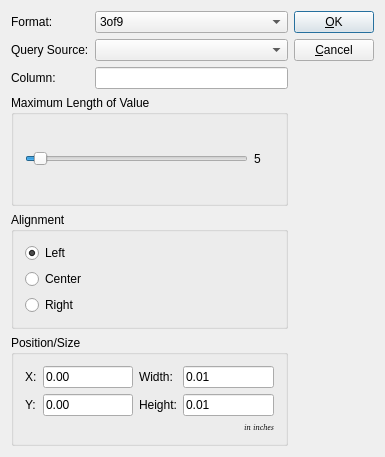
<ui version="4.0" >
 <author></author>
 <comment> * OpenRPT report writer and rendering engine
 * Copyright (C) 2001-2007 by OpenMFG, LLC
 *
 * This library is free software; you can redistribute it and/or
 * modify it under the terms of the GNU Lesser General Public
 * License as published by the Free Software Foundation; either
 * version 2.1 of the License, or (at your option) any later version.
 *
 * This library is distributed in the hope that it will be useful,
 * but WITHOUT ANY WARRANTY; without even the implied warranty of
 * MERCHANTABILITY or FITNESS FOR A PARTICULAR PURPOSE. See the GNU
 * Lesser General Public License for more details.
 *
 * You should have received a copy of the GNU Lesser General Public
 * License along with this library; if not, write to the Free Software
 * Foundation, Inc., 59 Temple Place, Suite 330, Boston, MA 02111-1307 USA
 * Please contact info@openmfg.com with any questions on this license.</comment>
 <exportmacro></exportmacro>
 <class>BarcodeEditor</class>
 <widget class="QDialog" name="BarcodeEditor" >
  <property name="geometry" >
   <rect>
    <x>0</x>
    <y>0</y>
    <width>385</width>
    <height>457</height>
   </rect>
  </property>
  <property name="sizePolicy" >
   <sizepolicy>
    <hsizetype>5</hsizetype>
    <vsizetype>5</vsizetype>
    <horstretch>0</horstretch>
    <verstretch>0</verstretch>
   </sizepolicy>
  </property>
  <property name="windowTitle" >
   <string>Bar Code Properties</string>
  </property>
  <layout class="QHBoxLayout" >
   <property name="margin" >
    <number>11</number>
   </property>
   <property name="spacing" >
    <number>6</number>
   </property>
   <item>
    <layout class="QVBoxLayout" >
     <property name="margin" >
      <number>0</number>
     </property>
     <property name="spacing" >
      <number>6</number>
     </property>
     <item>
      <layout class="QGridLayout" >
       <property name="margin" >
        <number>0</number>
       </property>
       <property name="spacing" >
        <number>6</number>
       </property>
       <item row="0" column="0" >
        <widget class="QLabel" name="TextLabel1_3_2" >
         <property name="frameShape" >
          <enum>QFrame::NoFrame</enum>
         </property>
         <property name="frameShadow" >
          <enum>QFrame::Plain</enum>
         </property>
         <property name="text" >
          <string>Format:</string>
         </property>
        </widget>
       </item>
       <item row="2" column="1" >
        <widget class="QLineEdit" name="tbColumn" />
       </item>
       <item row="2" column="0" >
        <widget class="QLabel" name="TextLabel1" >
         <property name="sizePolicy" >
          <sizepolicy>
           <hsizetype>5</hsizetype>
           <vsizetype>1</vsizetype>
           <horstretch>0</horstretch>
           <verstretch>0</verstretch>
          </sizepolicy>
         </property>
         <property name="text" >
          <string>Column:</string>
         </property>
        </widget>
       </item>
       <item row="1" column="0" >
        <widget class="QLabel" name="TextLabel1_3" >
         <property name="text" >
          <string>Query Source:</string>
         </property>
        </widget>
       </item>
       <item row="0" column="1" >
        <widget class="QComboBox" name="cbFormat" >
         <item>
          <property name="text" >
           <string>3of9</string>
          </property>
         </item>
         <item>
          <property name="text" >
           <string>3of9+</string>
          </property>
         </item>
         <item>
          <property name="text" >
           <string>128</string>
          </property>
         </item>
         <item>
          <property name="text" >
           <string>ean13</string>
          </property>
         </item>
         <item>
          <property name="text" >
           <string>ean8</string>
          </property>
         </item>
         <item>
          <property name="text" >
           <string>upc-a</string>
          </property>
         </item>
         <item>
          <property name="text" >
           <string>upc-e</string>
          </property>
         </item>
        </widget>
       </item>
       <item row="1" column="1" >
        <widget class="QComboBox" name="cbQuery" />
       </item>
      </layout>
     </item>
     <item>
      <widget class="QGroupBox" name="GroupBox2" >
       <property name="title" >
        <string>Maximum Length of Value</string>
       </property>
       <layout class="QHBoxLayout" >
        <property name="margin" >
         <number>11</number>
        </property>
        <property name="spacing" >
         <number>6</number>
        </property>
        <item>
         <widget class="QSlider" name="sliderMaxVal" >
          <property name="minimum" >
           <number>1</number>
          </property>
          <property name="value" >
           <number>5</number>
          </property>
          <property name="orientation" >
           <enum>Qt::Horizontal</enum>
          </property>
         </widget>
        </item>
        <item>
         <widget class="QLabel" name="labelMaxVal" >
          <property name="minimumSize" >
           <size>
            <width>20</width>
            <height>0</height>
           </size>
          </property>
          <property name="text" >
           <string>5</string>
          </property>
         </widget>
        </item>
       </layout>
      </widget>
     </item>
     <item>
      <widget class="QGroupBox" name="buttonGroupAlign" >
       <property name="title" >
        <string>Alignment</string>
       </property>
       <layout class="QVBoxLayout" >
        <property name="margin" >
         <number>11</number>
        </property>
        <property name="spacing" >
         <number>6</number>
        </property>
        <item>
         <widget class="QRadioButton" name="rbAlignLeft" >
          <property name="text" >
           <string>Left</string>
          </property>
          <property name="checked" >
           <bool>true</bool>
          </property>
         </widget>
        </item>
        <item>
         <widget class="QRadioButton" name="rbAlignCenter" >
          <property name="text" >
           <string>Center</string>
          </property>
         </widget>
        </item>
        <item>
         <widget class="QRadioButton" name="rbAlignRight" >
          <property name="text" >
           <string>Right</string>
          </property>
         </widget>
        </item>
       </layout>
      </widget>
     </item>
     <item>
      <widget class="QGroupBox" name="GroupBox1" >
       <property name="title" >
        <string>Position/Size</string>
       </property>
       <layout class="QGridLayout" >
        <property name="margin" >
         <number>11</number>
        </property>
        <property name="spacing" >
         <number>6</number>
        </property>
        <item row="1" column="3" >
         <widget class="QLineEdit" name="leHeight" >
          <property name="text" >
           <string>0.01</string>
          </property>
         </widget>
        </item>
        <item row="0" column="3" >
         <widget class="QLineEdit" name="leWidth" >
          <property name="text" >
           <string>0.01</string>
          </property>
         </widget>
        </item>
        <item row="1" column="0" >
         <widget class="QLabel" name="TextLabel2" >
          <property name="text" >
           <string>Y:</string>
          </property>
         </widget>
        </item>
        <item row="1" column="2" >
         <widget class="QLabel" name="TextLabel4" >
          <property name="text" >
           <string>Height:</string>
          </property>
         </widget>
        </item>
        <item row="0" column="0" >
         <widget class="QLabel" name="TextLabel1_3_3" >
          <property name="text" >
           <string>X:</string>
          </property>
         </widget>
        </item>
        <item row="0" column="2" >
         <widget class="QLabel" name="TextLabel3" >
          <property name="text" >
           <string>Width:</string>
          </property>
         </widget>
        </item>
        <item row="2" column="3" >
         <widget class="QLabel" name="TextLabel5" >
          <property name="font" >
           <font>
            <family>Helvetica [Cronyx]</family>
            <pointsize>6</pointsize>
            <weight>50</weight>
            <italic>true</italic>
            <bold>false</bold>
            <underline>false</underline>
            <strikeout>false</strikeout>
           </font>
          </property>
          <property name="text" >
           <string>in inches</string>
          </property>
          <property name="textFormat" >
           <enum>Qt::AutoText</enum>
          </property>
          <property name="alignment" >
           <set>Qt::AlignRight|Qt::AlignTrailing|Qt::AlignVCenter</set>
          </property>
         </widget>
        </item>
        <item row="1" column="1" >
         <widget class="QLineEdit" name="leYPos" >
          <property name="text" >
           <string>0.00</string>
          </property>
         </widget>
        </item>
        <item row="0" column="1" >
         <widget class="QLineEdit" name="leXPos" >
          <property name="text" >
           <string>0.00</string>
          </property>
         </widget>
        </item>
       </layout>
      </widget>
     </item>
    </layout>
   </item>
   <item>
    <layout class="QVBoxLayout" >
     <property name="margin" >
      <number>0</number>
     </property>
     <property name="spacing" >
      <number>6</number>
     </property>
     <item>
      <widget class="QPushButton" name="buttonOk" >
       <property name="text" >
        <string>&amp;OK</string>
       </property>
       <property name="shortcut" >
        <string>Alt+O</string>
       </property>
       <property name="autoDefault" >
        <bool>true</bool>
       </property>
       <property name="default" >
        <bool>true</bool>
       </property>
      </widget>
     </item>
     <item>
      <widget class="QPushButton" name="buttonCancel" >
       <property name="text" >
        <string>&amp;Cancel</string>
       </property>
       <property name="shortcut" >
        <string>Alt+C</string>
       </property>
       <property name="autoDefault" >
        <bool>true</bool>
       </property>
      </widget>
     </item>
     <item>
      <spacer>
       <property name="orientation" >
        <enum>Qt::Vertical</enum>
       </property>
       <property name="sizeType" >
        <enum>QSizePolicy::Expanding</enum>
       </property>
       <property name="sizeHint" >
        <size>
         <width>20</width>
         <height>20</height>
        </size>
       </property>
      </spacer>
     </item>
    </layout>
   </item>
  </layout>
 </widget>
 <layoutdefault spacing="6" margin="11" />
 <pixmapfunction>qPixmapFromMimeSource</pixmapfunction>
 <tabstops>
  <tabstop>cbFormat</tabstop>
  <tabstop>cbQuery</tabstop>
  <tabstop>tbColumn</tabstop>
  <tabstop>sliderMaxVal</tabstop>
  <tabstop>rbAlignLeft</tabstop>
  <tabstop>leXPos</tabstop>
  <tabstop>leWidth</tabstop>
  <tabstop>leYPos</tabstop>
  <tabstop>leHeight</tabstop>
  <tabstop>buttonOk</tabstop>
  <tabstop>buttonCancel</tabstop>
 </tabstops>
 <resources/>
 <connections>
  <connection>
   <sender>sliderMaxVal</sender>
   <signal>valueChanged(int)</signal>
   <receiver>labelMaxVal</receiver>
   <slot>setNum(int)</slot>
   <hints>
    <hint type="sourcelabel" >
     <x>20</x>
     <y>20</y>
    </hint>
    <hint type="destinationlabel" >
     <x>20</x>
     <y>20</y>
    </hint>
   </hints>
  </connection>
  <connection>
   <sender>buttonOk</sender>
   <signal>clicked()</signal>
   <receiver>BarcodeEditor</receiver>
   <slot>accept()</slot>
   <hints>
    <hint type="sourcelabel" >
     <x>20</x>
     <y>20</y>
    </hint>
    <hint type="destinationlabel" >
     <x>20</x>
     <y>20</y>
    </hint>
   </hints>
  </connection>
  <connection>
   <sender>buttonCancel</sender>
   <signal>clicked()</signal>
   <receiver>BarcodeEditor</receiver>
   <slot>reject()</slot>
   <hints>
    <hint type="sourcelabel" >
     <x>20</x>
     <y>20</y>
    </hint>
    <hint type="destinationlabel" >
     <x>20</x>
     <y>20</y>
    </hint>
   </hints>
  </connection>
 </connections>
</ui>
